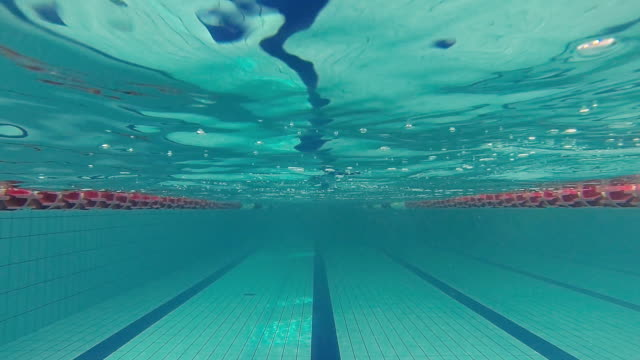
#> input picture simulate/AUVC/opencv_tests/pool.jpg, 640 x 360 px
$ python test1.py
#> lines starting #> are read from the running program, lines starting #| are printed output that depends on the picture; after the words box and inside, x2 and y2 are one past the last pixel; in counts of white or black regions, pixels touching at a corner belong together
import matplotlib.pylab as plt
import cv2
import numpy as np


def region_of_interest(img, vertices):
    mask = np.zeros_like(img)
    # channel_count = img.shape[2]
    match_mask_color = 255
    cv2.fillPoly(mask, vertices, match_mask_color)
    masked_image = cv2.bitwise_and(img, mask)
    return masked_image


def drow_the_lines(img, lines):
    img = np.copy(img)
    blank_image = np.zeros((img.shape[0], img.shape[1], 3), dtype=np.uint8)

    if lines is not None:
        for line in lines:
            for x1, y1, x2, y2 in line:
                cv2.line(blank_image, (x1, y1), (x2, y2), (0, 255, 0), thickness=4)

        img = cv2.addWeighted(img, 0.8, blank_image, 1, 0.0)
    return img


image = cv2.imread('pool.jpg')
#> image is the input picture: shape (360, 640, 3); mean B, G, R 145.3, 144.5, 47.3
image = cv2.cvtColor(image, cv2.COLOR_BGR2RGB)

print(image.shape)
#| (360, 640, 3)
height = image.shape[0]
#> height = 360
width = image.shape[1]
#> width = 640
region_of_interest_vertices = [
    (150, height),
    (width/2, height/2 +10),
    (width-150, height)
]
#> region_of_interest_vertices = [(150, 360), (320, 190), (490, 360)]
gray_image = cv2.cvtColor(image, cv2.COLOR_RGB2GRAY)
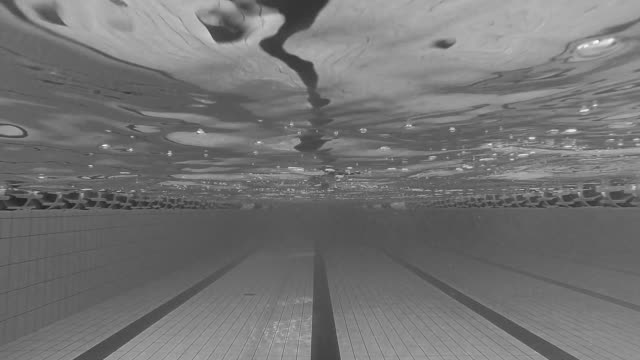
#> gray_image: shape (360, 640); min 32, max 253, mean 115.5
canny_image = cv2.Canny(gray_image, 25, 200)
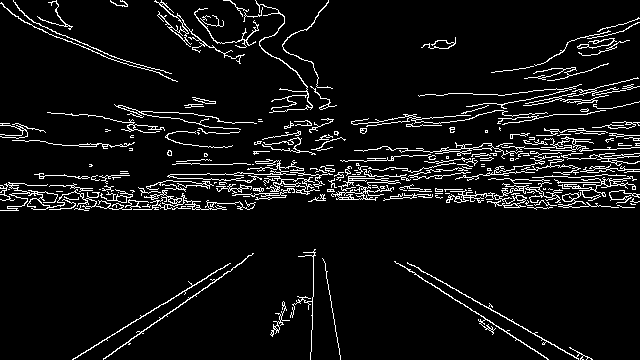
#> canny_image: shape (360, 640); 6.8% white in thin lines or dots
cropped_image = region_of_interest(gray_image,
                                   np.array([region_of_interest_vertices], np.int32),)
#> in region_of_interest, `cv2.fillPoly(mask, vertices, match_mask_color)`:
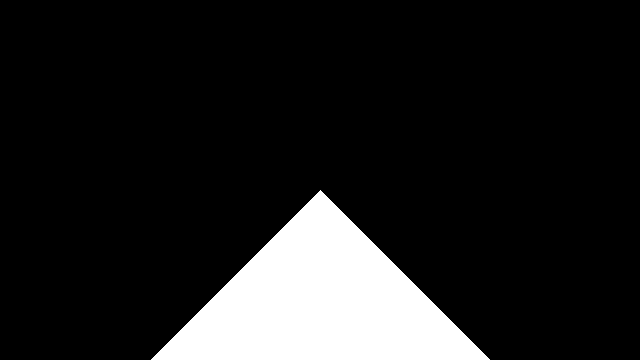
#> mask: shape (360, 640); 12.5% white; 1 white region, box (x1, y1, x2, y2) and area: (151, 190, 490, 360) 28900
#> in region_of_interest, `masked_image = cv2.bitwise_and(img, mask)`:
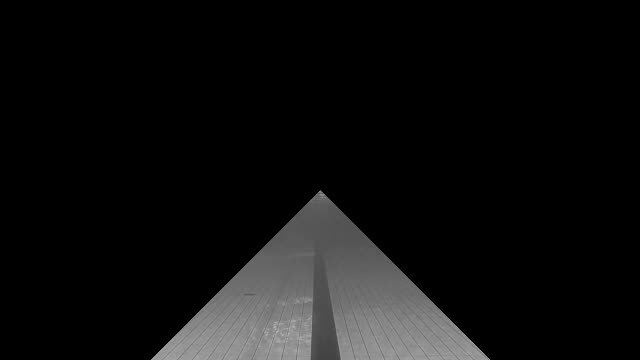
#> masked_image: shape (360, 640); min 0, max 188, mean 14.7
mask = cv2.inRange(cropped_image, 25, 255)

result = cv2.bitwise_and(cropped_image, cropped_image, mask=mask)
lines = cv2.HoughLinesP(result,
                        rho=2,
                        theta=np.pi/360,
                        threshold=50,
                        lines=np.array([]),
                        minLineLength=100,
                        maxLineGap=25)
#> lines = 95 rows, first 6: [178, 332, 462, 332], [153, 357, 487, 357], [194, 316, 446, 316], [185, 325, 455, 325], [171, 339, 469, 339], [173, 337, 467, 337]


image_with_lines = drow_the_lines(image, lines)
#> the loop in drow_the_lines, `for line in lines:` made 95 passes
#> line on passes 1 to 12: [[178, 332, 462, 332]], [[153, 357, 487, 357]], [[194, 316, 446, 316]], [[185, 325, 455, 325]], [[171, 339, 469, 339]], [[173, 337, 467, 337]], [[162, 348, 478, 348]], [[201, 309, 439, 309]], [[159, 351, 481, 351]], [[199, 311, 441, 311]], [[166, 344, 474, 344]], [[215, 295, 425, 295]]
#> after the loop in drow_the_lines, `for line in lines:`:
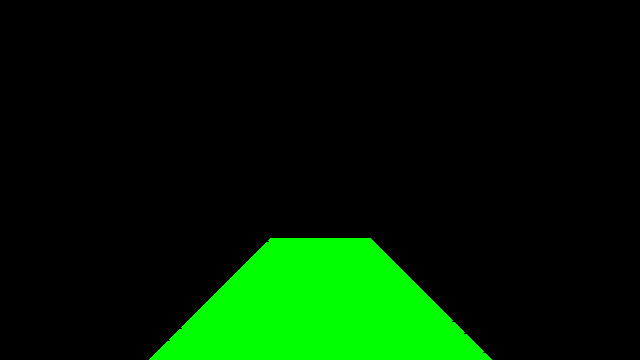
#> blank_image: shape (360, 640, 3); mean of channels 0, 1, 2 0, 30, 0; drawn as B, G, R
#> in drow_the_lines, `img = cv2.addWeighted(img, 0.8, blank_image, 1, 0.0)`:
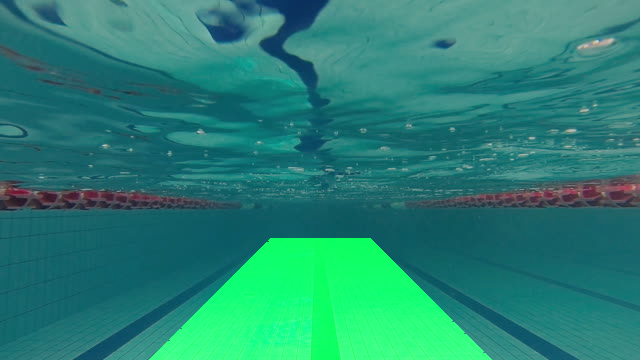
#> img: shape (360, 640, 3); mean R, G, B 37.8, 131, 116.3

# for line in lines:
#     for x1, y1, x2, y2 in line:
#         print("x1:", x1, "y1:", y1, "x2:", x2, "y2:", y2)

plt.imshow(image_with_lines)
plt.show()
